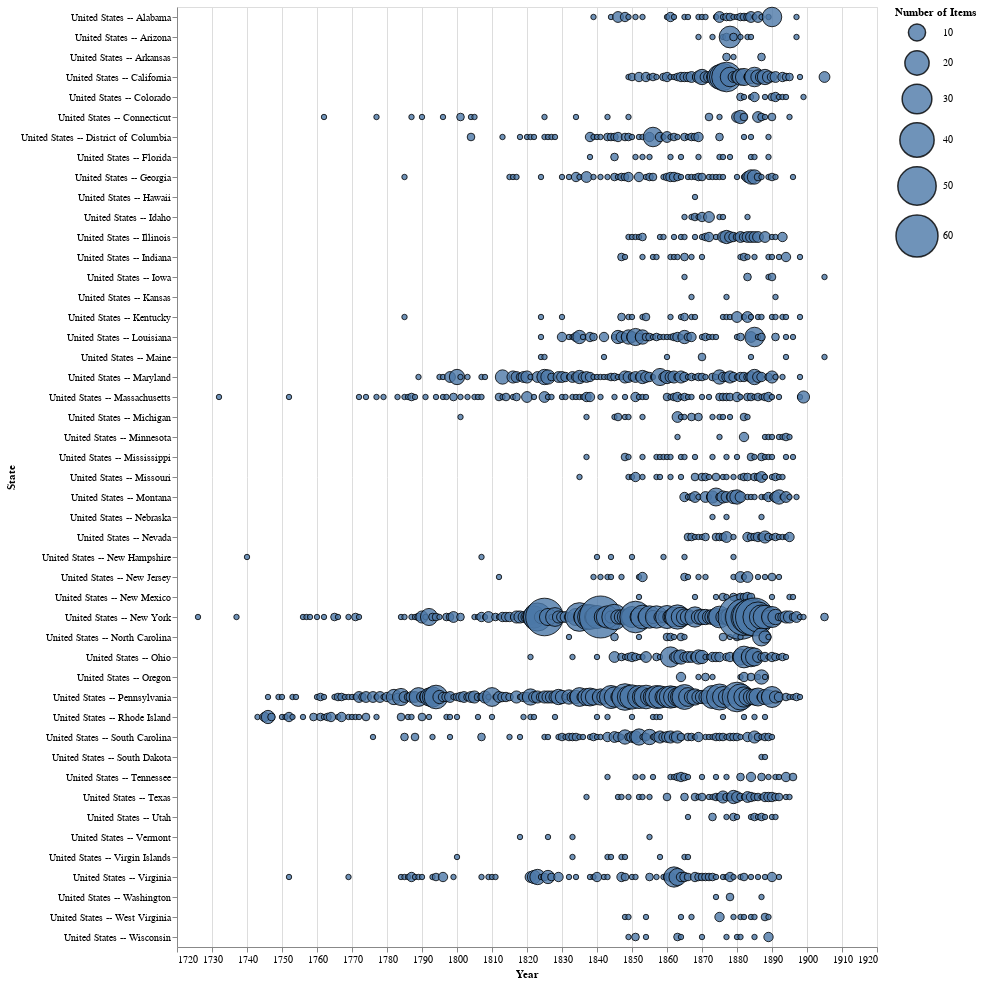

The cell this chart's notebook holds for it:
### Code cell
# Create a chart
alt.Chart(df_usa_counts).mark_circle(
    
    # Style the circles
    opacity=0.8,
    stroke='black',
    strokeWidth=1
).encode(
    
    # Year on the X axis
    x=alt.X('year:Q', axis=alt.Axis(format='c', title='Year', labelAngle=0), scale=alt.Scale(zero=False)),
    
    # Object type on the Y axis
    y=alt.Y('geographic_subject:N', title='State'),
    
    # Size of the circles represents the number of objects
    size=alt.Size('Count:Q',
        scale=alt.Scale(range=[0, 2000]),
        legend=alt.Legend(title='Number of Items')
    ),
    
    # Color the circles by object type
    #color=alt.Color('geographic_subject:N'),
    
    # Provide state, year, and count details on hover
    tooltip=[alt.Tooltip('geographic_subject:N', title='State'), alt.Tooltip('year:Q', title='Year'), alt.Tooltip('Count:Q', title='Number of Items', format=',')]
).properties(
    width=700
)

### Figure 1 — Vega-Lite specification as saved in the notebook (floating-point values rounded to 4 significant figures; data arrays with more than 128 entries replaced by an {"elided": "..."} marker saying what was removed)
{"config": {"view": {"continuousWidth": 400, "continuousHeight": 300}}, "data": {"name": "data-b405598ad6066fbbe4589f2b81e7556d"}, "mark": {"type": "circle", "opacity": 0.8, "stroke": "black", "strokeWidth": 1}, "encoding": {"size": {"type": "quantitative", "field": "Count", "legend": {"title": "Number of Items"}, "scale": {"range": [0, 2000]}}, "tooltip": [{"type": "nominal", "field": "geographic_subject", "title": "State"}, {"type": "quantitative", "field": "year", "title": "Year"}, {"type": "quantitative", "field": "Count", "format": ",", "title": "Number of Items"}], "x": {"type": "quantitative", "axis": {"format": "c", "labelAngle": 0, "title": "Year"}, "field": "year", "scale": {"zero": false}}, "y": {"type": "nominal", "field": "geographic_subject", "title": "State"}}, "width": 700, "$schema": "https://vega.github.io/schema/vega-lite/v4.8.1.json", "datasets": {"data-b405598ad6066fbbe4589f2b81e7556d": {"elided": "1325 records"}}}
